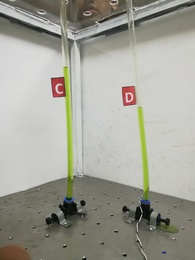
%> input picture test13.jpg, 195 x 260 px, shrunk from 2976 x 3968 before the run
$ octave RunFunction.m   (GNU Octave 9; MATLAB toolbox functions it lacks are replaced by stand-ins)
%> lines starting %> are read from the running program, lines starting %| are printed output that depends on the picture; in (x1, y1, x2, y2) boxes, pixels count from 0 and x2, y2 are one past the last pixel; in counts of white or black regions, pixels touching at a corner belong together; the program's own positions count from 1
### RedBoxDetector.m
function redbox = RedBoxDetector(image)
% im1 = imread(imAdd);
% image = imresize(image, 0.25);
[h, v, l] = size(image);
% imtool(im1small);
im1=image;
% [11 lines of commented-out code are left out]
redmask = im1(:,:,1);
greyscale = rgb2gray(im1);
finalim = imsubtract(redmask, greyscale);
finalim = im2bw(finalim, 0.18);
imGA = finalim;
imGBW = im2bw(imGA);
% figure;
% imshow(imGBW);
imGBW = bwareaopen(imGBW, 50);
imGBW = imfill(imGBW, 'holes');
figure;
imshow(imGA);
redbox = regionprops(imGBW, 'BoundingBox');

### Cropper.m
function [letters, lengthOfCol] = Cropper(image)
% imAdd = 'print1.png'
im1 = image;
redbox = RedBoxDetector(im1);
noBB = int16(length(redbox));
if noBB == 0
    d=input('Is this image without a letter/column (Y/N) ', s);
    if d=='Y'
        letters = '';
        lengthOfCol = [];
        return
    else
        imshow(im1);
        letters=input('What letter is this? ', s);
        lengthOfCol=input('What is the length of this column', s);
        return
    end

end
listAvg = zeros(1, noBB);
high= size(im1,1);
wid = size(im1,2);
for w = 1:noBB-1
    listAvg = (redbox(w).BoundingBox(1) + redbox(w+1).BoundingBox(1))/2;
end
listAvg(noBB) =  wid;
lastCorr = 0;
letters = '';
lengthOfCol = [];

for noOfImages = 1 : noBB;
    boxes = [lastCorr 0 listAvg(noOfImages) high];
    croppedImage = imcrop(im1, boxes);
    redbox1 = RedBoxDetector(croppedImage);
%     figure;
    [greenBox, scalFac] = GreenSeparator(croppedImage);

    if length(redbox1)>1
        imshow(croppedImage);
        a=input('What letter is this? ','s');
        letters = [letters, a];
        b=input('What is the length? ');
        lengthOfCol = [lengthOfCol, b];
        lastCorr = listAvg(noOfImages);
        continue
    end
%
    if length(greenBox)==1
        xCordGreen = greenBox.BoundingBox(1);
        xWidthGreen = greenBox.BoundingBox(3);
        redbox1 = RedBoxDetector(croppedImage);
        lastCorr = listAvg(noOfImages);
        xCord = redbox1.BoundingBox(1);
        xWidth = redbox1.BoundingBox(3);
        widthPic = size(croppedImage, 2);
        if (xCord < 1) || (xCord+xWidth > (widthPic - 4)) || (xCordGreen < 1) || ((xCordGreen + xWidthGreen) > (widthPic - 4))
            continue
        end
        lengthOfCol = [lengthOfCol, greenBox.BoundingBox(4)*scalFac];
    elseif length(greenBox)==0
        lengthOfCol = [lengthOfCol, 0];
    else
        imshow(croppedImage);
        c=input('What is the length? ');
        lengthOfCol = [lengthOfCol, c];
        lastCorr = listAvg(noOfImages);
    end
%     figure;
%     imshow(croppedImage);
    imwrite(croppedImage, 'exp1.jpg');

    detectedLetter = TextDetection(croppedImage);
    if length(detectedLetter) == 0
        imshow(croppedImage)
        a=input('What letter is this? ','s');
        letters = [letters, a];
    else
        letters = [letters, detectedLetter];
    end
% [6 lines of commented-out code are left out]

end
letters = letters(find(~isspace(letters)));

### GreenSeparator.m
function [greenbox, scalFac] = GreenSeparator(image)
% im1small = imread(imAdd);
% image = imresize(image, 0.25);
% imtool(im1small);
[h, v, l] = size(image);

imG = image;
for k=1:h
    for j=1:v
        if (imG(k,j,1)>90 && imG(k,j,1)<200 && imG(k,j,2)>105 && imG(k,j,3)>18 && imG(k,j,2)<230 && imG(k,j,3)<65)
            imG(k,j,:) = 255;
        else
            imG(k,j,:)=0;
        end
    end
end
imGBW = im2bw(imG);
% figure;
% imshow(imGBW);
imGA = bwareaopen(imGBW, 100);
imGA = imfill(imGA, 'holes');
% figure;
% imshow(imGA);
[scalFac, baseTape] = ColourSeparation(image);
greenbox = regionprops(imGA, 'BoundingBox');
% display(greenbox(1).BoundingBox);
% display(greenbox(2).BoundingBox);
noBB = length(greenbox);
noBB = int16(noBB);
% [21 lines of commented-out code are left out]

### ColourSeparation.m
function [factorOfConv, baseTape] = ColourSeparation(image)
redbox = RedBoxDetector(image);
% [5 lines of commented-out code are left out]
hInPixels = redbox(1).BoundingBox(4);
baseTape = redbox(1).BoundingBox(2) + redbox(1).BoundingBox(4);
factorOfConv = 42/hInPixels;

### TextDetection.m
function letter = TextDetection(image)
%% Automatically Detect and Recognize Text in Natural Images
% This example shows how to detect regions containing text in an
% image. It is a common task performed on unstructured scenes, for
% example when capturing video from a moving vehicle for the purpose
% of alerting a driver about a road sign. Segmenting out the text
% from a cluttered scene greatly helps with additional tasks
% such as optical character recognition (OCR).
%
% The automated text detection algorithm in this example starts with
% a large number of text region candidates and progressively removes those
% less likely to contain text. To highlight this algorithm's flexibility,
% it is applied to images containing a road sign, a poster and a set
% of license plates.
%
%   Copyright 2014 The MathWorks, Inc.

%% Step 1: Load image
% Load the image. The text can be rotated in plane, but significant out of
% plane rotations may require additional pre-processing.
colorImage = image;

% % figure; imshow(colorImage); title('Original image')
%
% %% Step 2: Detect MSER Regions
% % Since text characters usually have consistent color, we begin
% % by finding regions of similar intensities in the image using the MSER
% % region detector [1].
%
% % Detect and extract regions
% grayImage = rgb2gray(colorImage);
% % imshow(grayImage);
% mserRegions = detectMSERFeatures(grayImage,'RegionAreaRange',[200, 600]);
% mserRegionsPixels = vertcat(cell2mat(mserRegions.PixelList));  % extract regions
%
% % Visualize the MSER regions overlaid on the original image
% % figure; imshow(colorImage); hold on;
% % plot(mserRegions, 'showPixelList', true,'showEllipses',false);
% % title('MSER regions');
% %%
% Some of these regions include extra background pixels. At this stage, the
% letter E and D in "TOWED" combine into one region. Also notice that the
% space between bricks is included.

%% Step 3: Use Canny Edge Detector to Further Segment the Text
% Since written text is typically placed on clear background, it tends
% to produce high response to edge detection. Furthermore, an intersection
% of MSER regions with the edges is going to produce regions that are
% % even more likely to belong to text.
%
% % Convert MSER pixel lists to a binary mask
% mserMask = false(size(grayImage));
% ind = sub2ind(size(mserMask), mserRegionsPixels(:,2), mserRegionsPixels(:,1));
% mserMask(ind) = true;
%
% % Run the edge detector
% edgeMask = edge(grayImage, 'Canny');
%
% % Find intersection between edges and MSER regions
% edgeAndMSERIntersection = edgeMask & mserMask;
% figure; imshowpair(edgeMask, edgeAndMSERIntersection, 'montage');
% title('Canny edges and intersection of canny edges with MSER regions')

% %%
% % Note that the original MSER regions in |mserMask| still contain
% % pixels that are not part of the text. We can use the edge mask
% % together with edge gradients to eliminate those regions.
% %
% % Grow the edges outward by using image gradients around edge locations.
% % <matlab:edit(fullfile(matlabroot,'toolbox','vision','visiondemos','helperGrowEdges.m')) |helperGrowEdges|>
% % helper function.
%
% [~, gDir] = imgradient(grayImage);
% % You must specify if the text is light on dark background or vice versa
% gradientGrownEdgesMask = helperGrowEdges(edgeAndMSERIntersection, gDir, 'LightTextOnDark');
% % figure; imshow(gradientGrownEdgesMask); title('Edges grown along gradient direction')
%
% %%
% % This mask can now be used to remove pixels that are within the MSER
% % regions but are likely not part of text.
%
% % Remove gradient grown edge pixels
% edgeEnhancedMSERMask = ~gradientGrownEdgesMask & mserMask;
%
% % Visualize the effect of segmentation
% % figure; imshowpair(mserMask, edgeEnhancedMSERMask, 'montage');
% % title('Original MSER regions and segmented MSER regions')
%
% %%
% % In this image, letters have been further separated from the background and
% % many of the non-text regions have been separated from text.
%
% %% Step 4: Filter Character Candidates Using Connected Component Analysis
% % Some of the remaining connected components can now be removed by using
% % their region properties. The thresholds used below may vary for
% % different fonts, image sizes, or languages.
%
% connComp = bwconncomp(edgeEnhancedMSERMask); % Find connected components
% stats = regionprops(connComp,'Area','Eccentricity','Solidity');
%
% % Eliminate regions that do not follow common text measurements
% regionFilteredTextMask = edgeEnhancedMSERMask;
%
% regionFilteredTextMask(vertcat(connComp.PixelIdxList{[stats.Eccentricity] > .995})) = 0;
% regionFilteredTextMask(vertcat(connComp.PixelIdxList{[stats.Area] < 200 | [stats.Area] > 600})) = 0;
% regionFilteredTextMask(vertcat(connComp.PixelIdxList{[stats.Solidity] < .4})) = 0;
%
% % Visualize results of filtering
% % figure; imshowpair(edgeEnhancedMSERMask, regionFilteredTextMask, 'montage');
% % title('Text candidates before and after region filtering')
%
% %% Step 5: Filter Character Candidates Using the Stroke Width Image
% % Another useful discriminator for text in images is the variation in
% % stroke width within each text candidate. Characters in most languages
% % have a similar stroke width or thickness throughout. It is therefore
% % useful to remove regions where the stroke width exhibits too much
% % variation [1]. The stroke width image below is computed using the
% % <matlab:edit(fullfile(matlabroot,'toolbox','vision','visiondemos','helperStrokeWidth.m')) |helperStrokeWidth|>
% % helper function.
%
% distanceImage    = bwdist(~regionFilteredTextMask);  % Compute distance transform
% strokeWidthImage = helperStrokeWidth(distanceImage); % Compute stroke width image
%
% % Show stroke width image
% % figure; imshow(strokeWidthImage);
% % caxis([0 max(max(strokeWidthImage))]); axis image, colormap('jet'), colorbar;
% % title('Visualization of text candidates stroke width')
% %%
% % Note that most non-text regions show a large variation in stroke width.
% % These can now be filtered using the coefficient of stroke width variation.
%
% % Find remaining connected components
% connComp = bwconncomp(regionFilteredTextMask);
% afterStrokeWidthTextMask = regionFilteredTextMask;
% for i = 1:connComp.NumObjects
%     strokewidths = strokeWidthImage(connComp.PixelIdxList{i});
%     % Compute normalized stroke width variation and compare to common value
%     if std(strokewidths)/mean(strokewidths) > 0.35
%         afterStrokeWidthTextMask(connComp.PixelIdxList{i}) = 0; % Remove from text candidates
%     end
% end
%
% % Visualize the effect of stroke width filtering
% % figure; imshowpair(regionFilteredTextMask, afterStrokeWidthTextMask,'montage');
% title('Text candidates before and after stroke width filtering')

%% Step 6: Determine Bounding Boxes Enclosing Text Regions
% To compute a bounding box of the text region, we will first merge the
% individual characters into a single connected component. This can be
% accomplished using morphological closing followed by opening
% to clean up any outliers.
% se1=strel('disk',25);
% se2=strel('disk',7);

% afterMorphologyMask = imclose(afterStrokeWidthTextMask,se1);
% afterMorphologyMask = imopen(afterMorphologyMask,se2);

% Display image region corresponding to afterMorphologyMask
% displayImage = colorImage;
% displayImage(~repmat(afterMorphologyMask,1,1,3)) = 0;
% figure; imshow(displayImage); title('Image region under mask created by joining individual characters')
%%
% [11 lines of commented-out code are left out]

boxes = RedBoxDetector(image);
boxes = boxes.BoundingBox;
boxes(:,1:2) = boxes(:,1:2)+3;
boxes(:,3:4) = boxes(:,3:4)-6;

% cropped = imcrop(colorImage, boxes);

%% Step 7: Perform Optical Character Recognition on Text Region
% [24 lines of commented-out code are left out]

bwimage= im2bw(colorImage, 0.6);
% imshow(bwimage);
ocrtxt = ocr(bwimage, boxes,'CharacterSet','ABCDEFGHIJKLMNOP','TextLayout','Block'); % use the binary image instead of the color image
letter = [ocrtxt.Text];
% [5 lines of commented-out code are left out]

### RunFunction.m
clear;
imAdd = 'test13.jpg';
image = imread(imAdd);
%> image is the input picture: size 260x195x3 uint8; mean R, G, B 161.4, 160.9, 151.2
redbox = RedBoxDetector(image);
%> in RedBoxDetector, `redmask = im1(:,:,1);`:
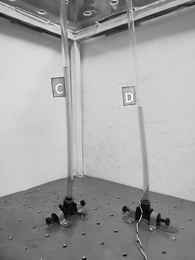
%> redmask: size 260x195 uint8; min 0, max 255, mean 161.4
%> in RedBoxDetector, `finalim = imsubtract(redmask, greyscale);`:
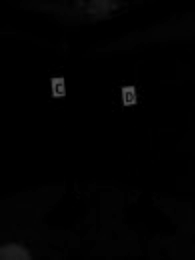
%> finalim: size 260x195 uint8; min 0, max 86, mean 1.8
%> in RedBoxDetector, `finalim = im2bw(finalim, 0.18);`:
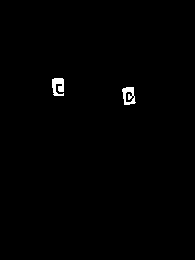
%> finalim: size 260x195 logical; 0.63% white; 2 white regions, box (x1, y1, x2, y2) and area: (52, 78, 64, 96) 166, (122, 87, 136, 105) 152
%> in RedBoxDetector, `imGBW = imfill(imGBW, 'holes');`: imGBW: size 260x195 logical; 0.72% white; 2 white regions
%> in RedBoxDetector, `redbox = regionprops(imGBW, 'BoundingBox');`: redbox = 2 regions; box (x1, y1, x2, y2): (52, 78, 64, 96), (122, 87, 136, 105)
% [4 lines of commented-out code are left out]
[letters, lengthOfCol] = Cropper(image);
%> in Cropper, `noBB = int16(length(redbox));`: noBB = 2
%> the loop in Cropper, `for w = 1:noBB-1` made 1 pass
%> listAvg on pass 1: 87.5
%> the loop in Cropper, `for noOfImages = 1 : noBB;` made 1 pass
%> scalFac on pass 1: 2.33
%> pass 1, in Cropper, `croppedImage = imcrop(im1, boxes);`:
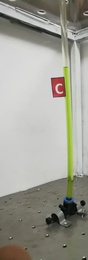
%> croppedImage: size 260x88x3 uint8; mean R, G, B 158.6, 158, 148.2
%> pass 1, in RedBoxDetector (call 3), `redmask = im1(:,:,1);`:
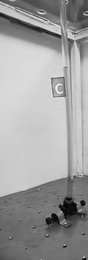
%> redmask: size 260x88 uint8; min 0, max 244, mean 158.6
%> pass 1, in RedBoxDetector (call 3), `greyscale = rgb2gray(im1);`:
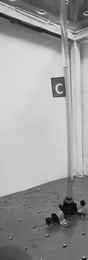
%> greyscale: size 260x88 uint8; min 3, max 232, mean 157.1
%> pass 1, in RedBoxDetector (call 3), `finalim = imsubtract(redmask, greyscale);`:
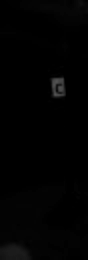
%> finalim: size 260x88 uint8; min 0, max 84, mean 2
%> the run ends on the next line

$ run again, with test1.jpg copied over test13.jpg
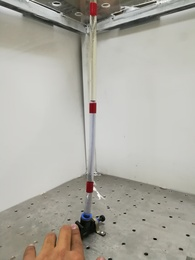
%> input picture test1.jpg, 195 x 260 px, shrunk from 2976 x 3968 before the run
%> image is the input picture: size 260x195x3 uint8; mean R, G, B 174.5, 172, 163.3
%> in RedBoxDetector, `imGBW = bwareaopen(imGBW, 50);`:
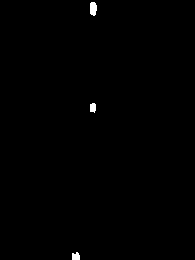
%> imGBW: size 260x195 logical; 0.37% white; 3 white regions
%> in RedBoxDetector, `redbox = regionprops(imGBW, 'BoundingBox');`: redbox = 3 regions; box (x1, y1, x2, y2): (72, 252, 80, 260), (90, 2, 97, 16), (90, 103, 96, 113)
%> in Cropper, `noBB = int16(length(redbox));`: noBB = 3
%> the loop in Cropper, `for w = 1:noBB-1` made 2 passes
%> listAvg on passes 1 to 2: 81.5, 90.5
%> the loop in Cropper, `for noOfImages = 1 : noBB;` made 1 pass
%> scalFac on pass 1: 5.25
%> pass 1, in RedBoxDetector (call 3), `finalim = imsubtract(redmask, greyscale);`:
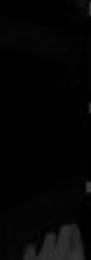
%> finalim: size 260x91 uint8; min 0, max 64, mean 4.1

$ run again, with test11.jpg copied over test13.jpg
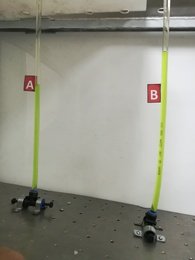
%> input picture test11.jpg, 195 x 260 px, shrunk from 2976 x 3968 before the run
%> image is the input picture: size 260x195x3 uint8; mean R, G, B 147.2, 147, 134.7
%> in RedBoxDetector, `finalim = im2bw(finalim, 0.18);`:
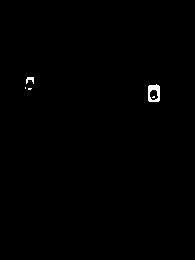
%> finalim: size 260x195 logical; 0.37% white; 5 white regions (3 under 20 px), largest, box (x1, y1, x2, y2) and area: (148, 84, 160, 102) 139, (26, 77, 34, 84) 35
%> in RedBoxDetector, `redbox = regionprops(imGBW, 'BoundingBox');`: redbox = 1 region; box (x1, y1, x2, y2): (148, 84, 160, 102)
%> in Cropper, `noBB = int16(length(redbox));`: noBB = 1
%> the loop in Cropper, `for noOfImages = 1 : noBB;` made 1 pass
%> scalFac on pass 1: 2.33
%> pass 1, in TextDetection, `bwimage= im2bw(colorImage, 0.6);`:
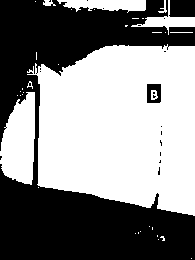
%> bwimage: size 260x195 logical; 53% white; 20 black regions (17 under 20 px), largest, box (x1, y1, x2, y2) and area: (0, 0, 195, 260) 23127, (169, 0, 195, 17) 426, (147, 84, 161, 103) 206
